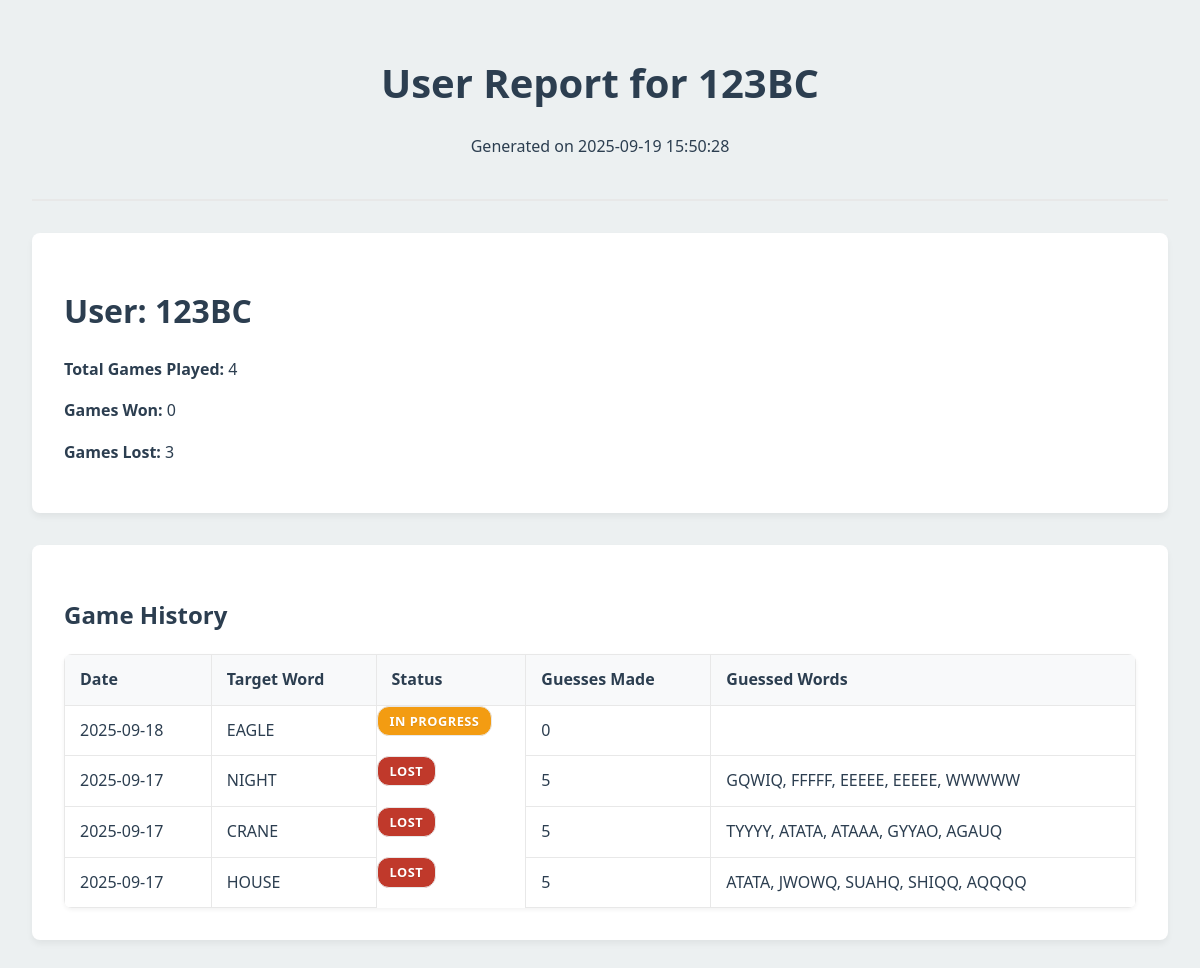
The page /admin/reports/user/11 (signed in) on the database its author committed.
### app.py (models this page shows, shortened)
class User(UserMixin, db.Model):
    id = db.Column(db.Integer, primary_key=True)
    username = db.Column(db.String(80), unique=True, nullable=False)
    password_hash = db.Column(db.String(128), nullable=False)
    is_admin = db.Column(db.Boolean, default=False)
    games = db.relationship('GameSession', backref='player', lazy=True)

class GameSession(db.Model):
    id = db.Column(db.Integer, primary_key=True)
    user_id = db.Column(db.Integer, db.ForeignKey('user.id'), nullable=False)
    target_word_id = db.Column(db.Integer, db.ForeignKey('word.id'), nullable=False)
    date_played = db.Column(db.Date, nullable=False, default=date.today)
    guesses_made = db.Column(db.Integer, default=0)
    status = db.Column(db.String(10), default='in_progress')  # 'in_progress', 'won', 'lost'
    guesses = db.relationship('Guess', backref='game_session', lazy=True, order_by='Guess.timestamp')

class Word(db.Model):
    id = db.Column(db.Integer, primary_key=True)
    text = db.Column(db.String(5), unique=True, nullable=False)  # 5-letter word
    game_sessions = db.relationship('GameSession', backref='target_word', lazy=True)

### app.py (the view)
@app.route('/admin/reports/user/<int:user_id>', methods=['GET'])
@admin_required
def user_report(user_id):
    user = User.query.get_or_404(user_id)
    user_game_sessions = GameSession.query.filter_by(user_id=user.id).order_by(GameSession.date_played.desc()).all()
    report_data = []
    for session in user_game_sessions:
        report_data.append({
            'date': session.date_played,
            'target_word': session.target_word.text,
            'status': session.status,
            'guesses_made': session.guesses_made,
            'guesses': [guess.guessed_word for guess in session.guesses]
        })
    return render_template('pdf_report.html',
                           title=f'User Report for {user.username}',
                           report_type='user',
                           user=user,
                           report_data=report_data)

### app.py (called while the page is built)
@login_manager.user_loader
def load_user(user_id):
    return User.query.get(int(user_id))

def is_admin():
    return current_user.is_authenticated and current_user.is_admin

def admin_required(f):
    @wraps(f)
    @login_required
    def decorated_function(*args, **kwargs):
        if not is_admin():
            flash('You do not have permission to access this page.', 'danger')
            return redirect(url_for('index'))
        return f(*args, **kwargs)
    return decorated_function

@app.context_processor
def inject_now():
    return {'now': datetime.utcnow}

### templates/pdf_report.html (shortened to what this page needs)
<!DOCTYPE html>
<html lang="en">
<head>
</head>
<body>
    <div class="report-header">
        <h1>{{ title }}</h1>
        <p>Generated on {{ now().strftime('%Y-%m-%d %H:%M:%S') }}</p>
    </div>
    {% if report_type == 'daily' %}
        <div class="report-section">
            <h2>Summary for {{ report_date.strftime('%Y-%m-%d') }}</h2>
            <div class="summary-item"><strong>Unique Users Played:</strong> {{ unique_users_played }}</div>
            <div class="summary-item"><strong>Correct Guesses (Wins):</strong> {{ correct_guesses }}</div>
        </div>
        <div class="report-section">
            <h3>All Games Played on {{ report_date.strftime('%Y-%m-%d') }}</h3>
            {% if games_for_day %}
                <table>
                    <thead>
                        <tr>
                            <th>Game ID</th>
                            <th>Player</th>
                            <th>Target Word</th>
                            <th>Guesses Made</th>
                            <th>Status</th>
                            <th>Date Played</th>
                        </tr>
                    </thead>
                    <tbody>
                        {% for game in games_for_day %}
                            <tr>
                                <td>{{ game.id }}</td>
                                <td>{{ game.player.username }}</td>
                                <td>{{ game.target_word.text }}</td>
                                <td>{{ game.guesses_made }}</td>
                                <td class="status-{{ game.status }}">{{ game.status.replace('_', ' ').title() }}</td>
                                <td>{{ game.date_played.strftime('%Y-%m-%d') }}</td>
                            </tr>
                        {% endfor %}
                    </tbody>
                </table>
            {% else %}
                <p>No games played on this date.</p>
            {% endif %}
        </div>
    {% elif report_type == 'user' %}
        <div class="report-section">
            <h2>User: {{ user.username }}</h2>
            <p><strong>Total Games Played:</strong> {{ report_data | length }}</p>
            <p><strong>Games Won:</strong> {{ report_data | selectattr('status', 'equalto', 'won') | list | length }}</p>
            <p><strong>Games Lost:</strong> {{ report_data | selectattr('status', 'equalto', 'lost') | list | length }}</p>
        </div>
        <div class="report-section">
            <h3>Game History</h3>
            {% if report_data %}
                <table>
                    <thead>
                        <tr>
                            <th>Date</th>
                            <th>Target Word</th>
                            <th>Status</th>
                            <th>Guesses Made</th>
                            <th>Guessed Words</th>
                        </tr>
                    </thead>
                    <tbody>
                        {% for game in report_data %}
                            <tr>
                                <td>{{ game.date.strftime('%Y-%m-%d') }}</td>
                                <td>{{ game.target_word }}</td>
                                <td class="status-{{ game.status }}">{{ game.status.replace('_', ' ').title() }}</td>
                                <td>{{ game.guesses_made }}</td>
                                <td>{{ game.guesses | join(', ') }}</td>
                            </tr>
                        {% endfor %}
                    </tbody>
                </table>
            {% else %}
                <p>No game history for this user.</p>
            {% endif %}
        </div>
    {% endif %}
</body>
</html>

### templates/pdf_report.html (style rules this page uses)
:root { --primary-text: #2c3e50; --secondary-text: #7f8c8d; --background-color: #ecf0f1; --section-bg: #ffffff; --border-color: #e8e8e8; --shadow-color: rgba(0, 0, 0, 0.05); --green: #27ae60; --red: #c0392b; --orange: #f39c12; }
body { font-family: 'Segoe UI', 'Roboto', 'Helvetica Neue', Arial, sans-serif; margin: 0; padding: 2rem; background-color: var(--background-color); color: var(--primary-text); line-height: 1.6; }
h1, h2, h3 { color: var(--primary-text); font-weight: 600; line-height: 1.2; }
h1 { font-size: 2.5rem; }
h2 { font-size: 2rem; }
h3 { font-size: 1.5rem; }
.report-header { text-align: center; margin-bottom: 2rem; padding-bottom: 1.5rem; border-bottom: 2px solid var(--border-color); }
.report-section { background-color: var(--section-bg); border-radius: 8px; box-shadow: 0 4px 6px var(--shadow-color); padding: 2rem; margin-bottom: 2rem; }
.report-section:last-child { margin-bottom: 0; }
table { width: 100%; border-collapse: collapse; margin-top: 1.5rem; border-radius: 8px; overflow: hidden; box-shadow: 0 2px 4px var(--shadow-color); }
th, td { padding: 12px 15px; text-align: left; border: 1px solid var(--border-color); }
th { background-color: #f8f9fa; font-weight: 600; color: var(--primary-text); }
.status-won, .status-lost, .status-in_progress { display: inline-block; padding: 0.25rem 0.75rem; border-radius: 12px; font-weight: bold; color: #fff; font-size: 0.8rem; text-transform: uppercase; letter-spacing: 0.5px; text-shadow: 0 1px 1px rgba(0,0,0,0.1); }
.status-lost { background-color: var(--red); }
.status-in_progress { background-color: var(--orange); }

### rows shown on the page
User: username "123BC"
GameSession: date "2025-09-18", status.replace "IN PROGRESS"
Word: target_word "EAGLE"
GameSession: date "2025-09-17", status.replace "LOST"
Word: target_word "NIGHT"
GameSession: date "2025-09-17", status.replace "LOST"
Word: target_word "CRANE"
GameSession: date "2025-09-17", status.replace "LOST"
Word: target_word "HOUSE"

### other values the page prints
{{ title }} "User Report for 123BC"
{{ report_data | length }} "4"
{{ report_data | selectattr('status', 'equalto', 'won') | list | length }} "0"
{{ report_data | selectattr('status', 'equalto', 'lost') | list | length }} "3"
{{ game.guesses_made }} "0" "5" "5" "5"
{{ game.guesses | join(', ') }} "GQWIQ, FFFFF, EEEEE, EEEEE, WWWWW" "TYYYY, ATATA, ATAAA, GYYAO, AGAUQ" "ATATA, JWOWQ, SUAHQ, SHIQQ, AQQQQ"
